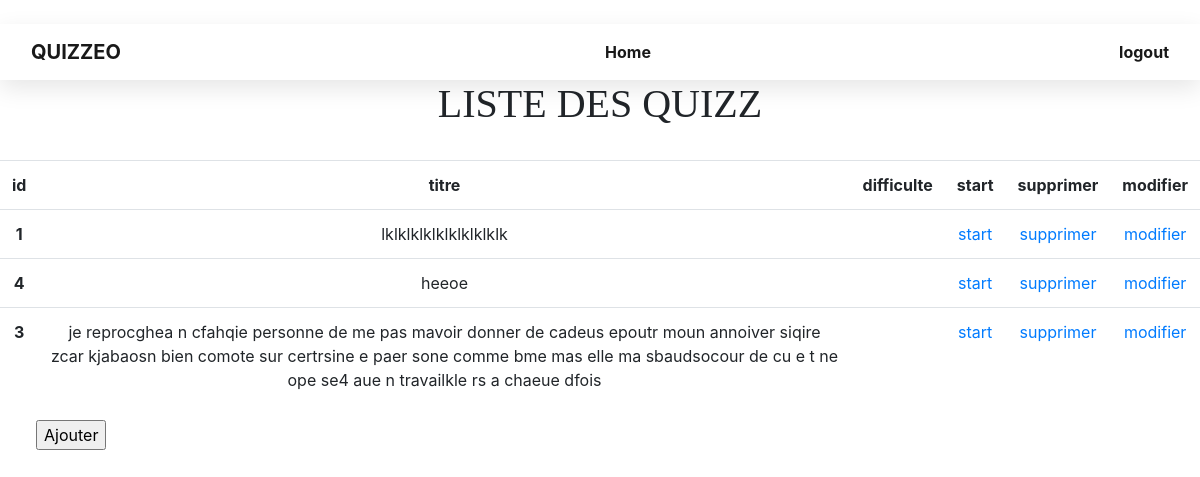
The app's page /list.quiz.php with its own data.
### tables this page shows
CREATE TABLE IF NOT EXISTS `quizz` (
  `id` int(11) NOT NULL AUTO_INCREMENT,
  `titre` text NOT NULL,
  `difficulte` int(11) NOT NULL,
  PRIMARY KEY (`id`)
);

### list.quiz.php (the view, shortened to what this page needs)
<?php include 'database.php'; ?>
 <?php
  $query = "SELECT * FROM `quizz`";
  $result = $conn->query($query) or die($conn->error.__LINE__);
  $total = $result->num_rows;
 ?>
<!DOCTYPE html>
<html lang="fr">
<head>
    <link rel="stylesheet" href="syt.css">
    <link rel="stylesheet" href="https://cdn.jsdelivr.net/npm/bootstrap@4.6.1/dist/css/bootstrap.min.css">
</head>
<body style=" background-image: url(https://media.istockphoto.com/photos/gray-mottled-background-abstract-wallpaper-pattern-picture-id1137984555?k=20&m=1137984555&s=612x612&w=0&h=Uhx_b_XIydCT3IJftG5R-uv81vJ8WczjLG5OnxAAL8k=);">
<nav class="navbar navbar-expand-lg navbar-light bg-nav">
  <div class="container-fluid">
    <a class="navbar-brand" href="#">QUIZZEO</a>
    <div class="collapse navbar-collapse" id="navbarText">
      <ul class="navbar-nav m-auto mb-2 mb-lg-0">
        <li class="nav-item">
          <a class="nav-link active" aria-current="page" href="administrateur.php">Home</a>
        </li>
      </ul>
      <span class="navbar-text">
      <a href='deco.php'> logout </a>
      </span>
    </div>
  </div>
</nav>
    <center>
        <h1 style="font-family: script;" > LISTE DES QUIZZ</h1> <br>
    </center>
<table class="table" >
<tr>
        <th scope="col">id</th>
        <th scope="col">titre</th>
        <th scope="col">difficulte</th>
        <th scope="col">start</th>
        <th scope="col">supprimer</th>
        <th scope="col">modifier</th>
    </tr>
    <tr>
       <?php while ($quiz = $result->fetch_array()) {
        echo "<tr>
                 <th>$quiz[id]</th>
                 <td>$quiz[titre]</td>
                 <td><?php echo $total; ?></td>
                 <td><a href='question.php?n=1'> start </a></td>
                 <td><a href='supp.php'>supprimer</a></td>
                 <td><a href='modif.php'>modifier</a></td>
                 </tr>";
       } ?>
</tr>
        </table>
        <input type="button" style="margin-left: 3%;" value="Ajouter" onclick="window.location.href='ajout_quiz.php'"></button><br>
</body>
</html>

### syt.css (style rules this page uses)
.bg-nav { box-shadow:0 .5rem 1.5rem rgba(0,0,0,.1); background: #fff; z-index: 1000; }
.navbar .navbar-brand { color: #0f056b; font-weight: bold; }
.navbar-light .navbar-nav .nav-link { color: #666; font-weight: bold; }
.navbar-text { color: #666; font-weight: bold; }

### list.quiz.php (style rules this page uses)
th,td { padding:0.7em; text-align: center; }

### records on screen
quizz: id "1", titre "lklklklklklklklklklk"
quizz: id "4", titre "heeoe"
quizz: id "3", titre "je reprocghea n cfahqie personne de me pas mavoir donner de cadeus epoutr moun annoiver siqire zcar kjabaosn bien comote sur certrsine e paer sone comme bme mas elle ma sbaudsocour de cu e t ne ope se4 aue n travailkle rs a chaeue dfois"
